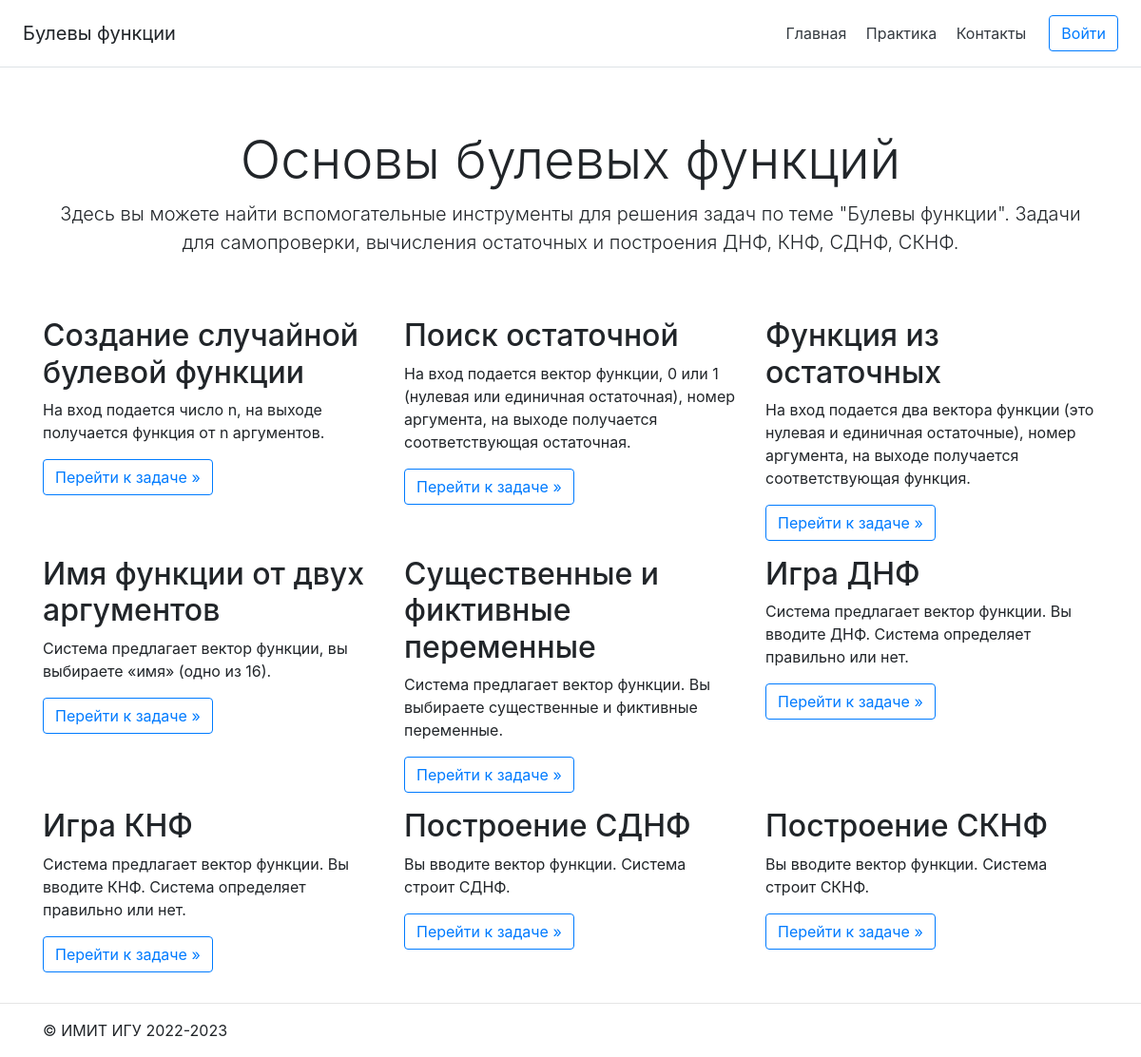
The page / on the database its author committed.
### main/models.py (models this page shows, shortened)
class Task(models.Model):
    title = models.CharField('Название', max_length=255)
    task = models.TextField('Описание')
    type = models.CharField('Тип задачи', max_length=50, default="none")
    class Meta:
        verbose_name = 'Задача'
        verbose_name_plural = 'Задачи'

### main/views.py (the view)
# urls.py: path('', BoolFunc.as_view(), name="home"),
class BoolFunc(ListView):
    model = Task
    template_name = 'main/index.html'
    context_object_name = 'tasks'
    extra_context = {'title': 'Главная страница'}

### main/templates/main/index.html (shortened to what this page needs)
{% extends 'main/base.html' %}
{% block content %}
    <div class="pricing-header px-3 py-3 pt-md-5 pb-md-4 mx-auto text-center">
      <h1 class="display-4">Основы булевых функций</h1>
      <p class="lead">Здесь вы можете найти вспомогательные инструменты для решения задач по теме "Булевы функции".
      Задачи для самопроверки, вычисления остаточных и построения ДНФ, КНФ, СДНФ, СКНФ.
      </p>
    </div>
    <br>
    {% if tasks %}
        <div class="row">
            {% for el in tasks%}
                <div class="col-md-4">
                    <h2>{{el.title}}</h2>
                    <p>{{el.task}}</p>
                    <p><a class="btn btn-outline-primary" href="{% url el.type %}" role="button">Перейти к задаче »</a></p>
                </div>
            {%endfor%}
        </div>
    {% else %}
        <p>У нас нет записей!</p>
    {% endif %}
{% endblock %}

### main/templates/main/base.html (shortened to what this page needs)
<!doctype html>
<html lang="ru">
<head>
    <link rel="stylesheet" href="https://cdn.jsdelivr.net/npm/bootstrap@4.0.0/dist/css/bootstrap.min.css">
</head>
<body>
    <div class="d-flex flex-column flex-md-row align-items-center p-3 px-md-4 mb-3 bg-white border-bottom box-shadow">
      <h5 class="my-0 mr-md-auto font-weight-normal">Булевы функции</h5>
      <nav class="my-2 my-md-0 mr-md-3">
        <a class="p-2 text-dark" href="{% url 'home' %}">Главная</a>
        <a class="p-2 text-dark" href="#">Практика</a>
        <a class="p-2 text-dark" href="{% url 'about' %}">Контакты</a>
      </nav>
      {% if request.user.is_authenticated %}
        <a class="p-2 text-dark" href="{% url 'profile' request.user.id %}">Личный кабинет</a>
        <a class="btn btn-outline-primary" href="{% url 'logout' %}">Выйти</a>
      {% else %}
        <a class="btn btn-outline-primary" href="{% url 'login' %}">Войти</a>
      {% endif %}
    </div>
    <div class="container">
        {% block content %}{% endblock %}
    </div>
    <hr>
    <footer class="container">
      <p>© ИМИТ ИГУ 2022-2023</p>
    </footer>
</body>
</html>

### rows shown on the page
Task: title "Создание случайной булевой функции", task "На вход подается число n, на выходе получается функция от n аргументов."
Task: title "Поиск остаточной", task "На вход подается вектор функции, 0 или 1 (нулевая или единичная остаточная), номер аргумента, на выходе получается соответствующая остаточная."
Task: title "Функция из остаточных", task "На вход подается два вектора функции (это нулевая и единичная остаточные), номер аргумента, на выходе получается соответствующая функция."
Task: title "Имя функции от двух аргументов", task "Система предлагает вектор функции, вы выбираете «имя» (одно из 16)."
Task: title "Существенные и фиктивные переменные", task "Система предлагает вектор функции. Вы выбираете существенные и фиктивные переменные."
Task: title "Игра ДНФ", task "Система предлагает вектор функции. Вы вводите ДНФ. Система определяет правильно или нет."
Task: title "Игра КНФ", task "Система предлагает вектор функции. Вы вводите КНФ. Система определяет правильно или нет."
Task: title "Построение СДНФ", task "Вы вводите вектор функции. Система строит СДНФ."
Task: title "Построение СКНФ", task "Вы вводите вектор функции. Система строит СКНФ."
